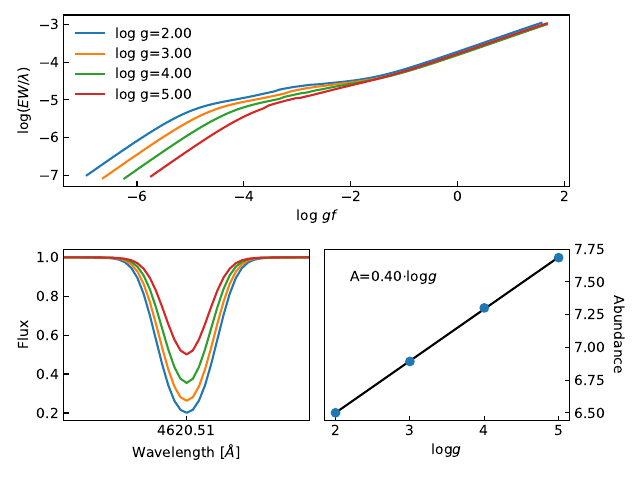

Python code for this plot:
from __future__ import division
import numpy as np
import matplotlib.pyplot as plt

'''EW dependence on gravity using:
Teff, feh, vt = 5777, 0.00, 1.0
'''


def get_cog(logg):
    d = np.loadtxt('cog_logg%s.dat' % int(logg))
    idx = np.argsort(d[:, 0])
    d = d[idx]
    return d


def get_synthetic(logg):
    d = np.loadtxt('synth_g%s.asc' % int(logg), skiprows=2)
    return d


def get_abundance(logg):
    return float(np.loadtxt('abundance_g%s.dat' % int(logg), skiprows=1, usecols=(6)))



if __name__ == '__main__':
    loggs = [2.0, 3.0, 4.0, 5.0]
    for logg in loggs:
        cog = get_cog(logg)
        synthetic = get_synthetic(logg)

        plt.subplot(211)  # Upper: CoG
        plt.plot(cog[:, 0], cog[:, 1], label='log g=%.2f' % logg)

        plt.subplot(223)  # Lower left: Synthetic line
        plt.plot(synthetic[:, 0], synthetic[:, 1])


    plt.subplot(224)  # Lower right: abundance vs. logg
    abundance = [get_abundance(logg) for logg in loggs]
    p = np.polyfit(loggs, abundance, 1)
    f = np.poly1d(p)
    plt.plot(loggs, f(loggs), '-k')
    plt.plot(loggs, abundance, 'o')
    plt.text(2.2, 7.5, r'A=%.2f$\cdot \log g$' % p[0])
    plt.xlabel(r'$\log g$')
    plt.ylabel('Abundance')


    ## Styling
    plt.subplot(211)
    plt.legend(loc='best', frameon=False)
    plt.xlabel(r'log $gf$')
    plt.ylabel(r'$\log(EW/\lambda)$')

    plt.subplot(223)
    w0 = 4620.510
    dw = 0.2
    plt.xlim(w0-dw, w0+dw)
    plt.xlabel(r'Wavelength [$\AA$]')
    plt.ylabel('Flux')
    plt.xticks([w0], [w0])

    plt.tight_layout()
    # plt.savefig('ewGravity.pdf')
    plt.show()
